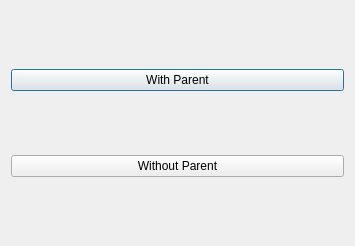
<?xml version="1.0" encoding="UTF-8"?>
<ui version="4.0">
 <class>Dialog</class>
 <widget class="QDialog" name="Dialog">
  <property name="geometry">
   <rect>
    <x>0</x>
    <y>0</y>
    <width>355</width>
    <height>246</height>
   </rect>
  </property>
  <property name="windowTitle">
   <string>Dialog</string>
  </property>
  <layout class="QVBoxLayout" name="verticalLayout">
   <item>
    <widget class="QPushButton" name="btnWithParent">
     <property name="text">
      <string>With Parent</string>
     </property>
    </widget>
   </item>
   <item>
    <widget class="QPushButton" name="btnWithoutParent">
     <property name="text">
      <string>Without Parent</string>
     </property>
    </widget>
   </item>
  </layout>
 </widget>
 <resources/>
 <connections/>
</ui>
